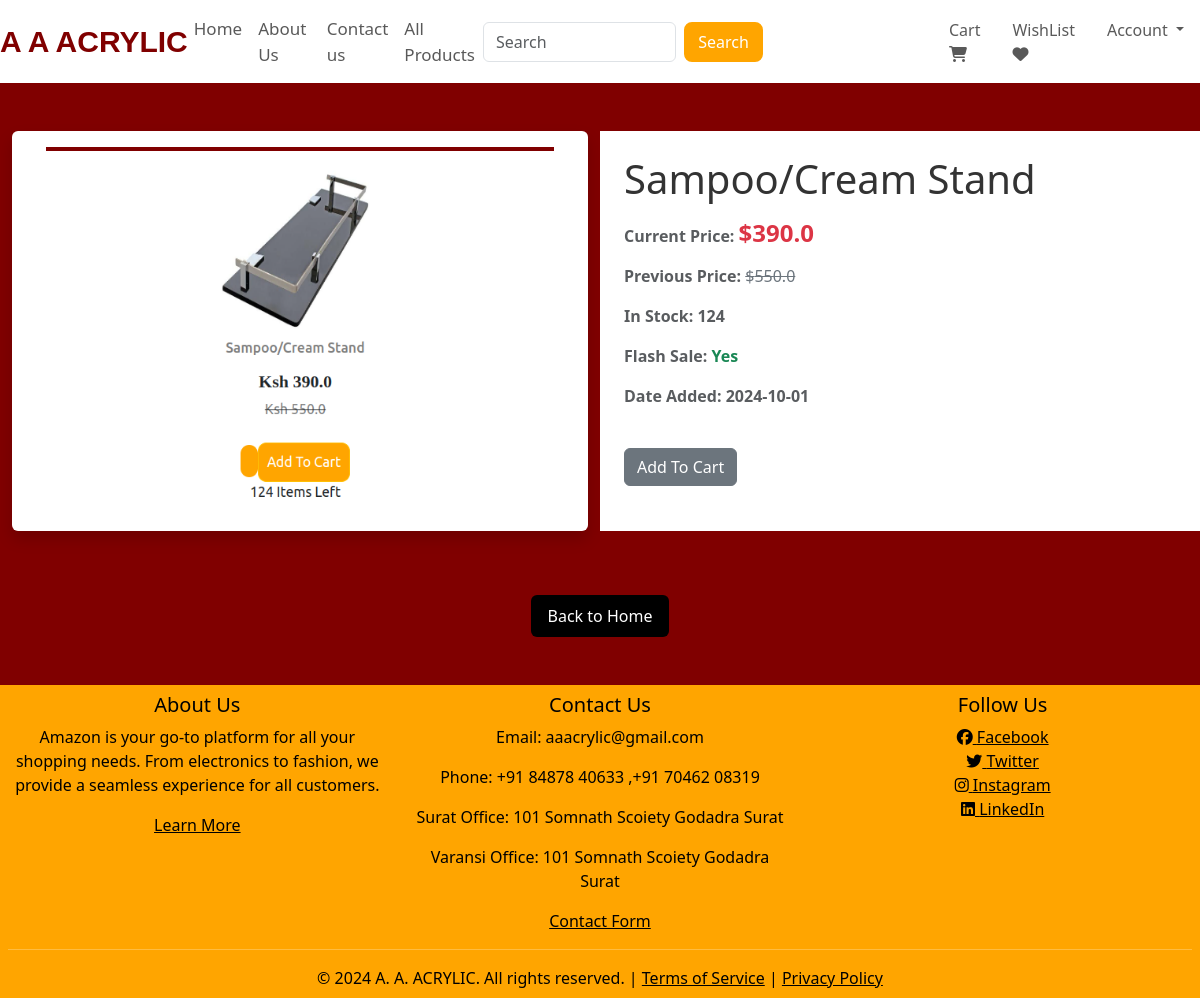
Before: /product/3 with the older database file.
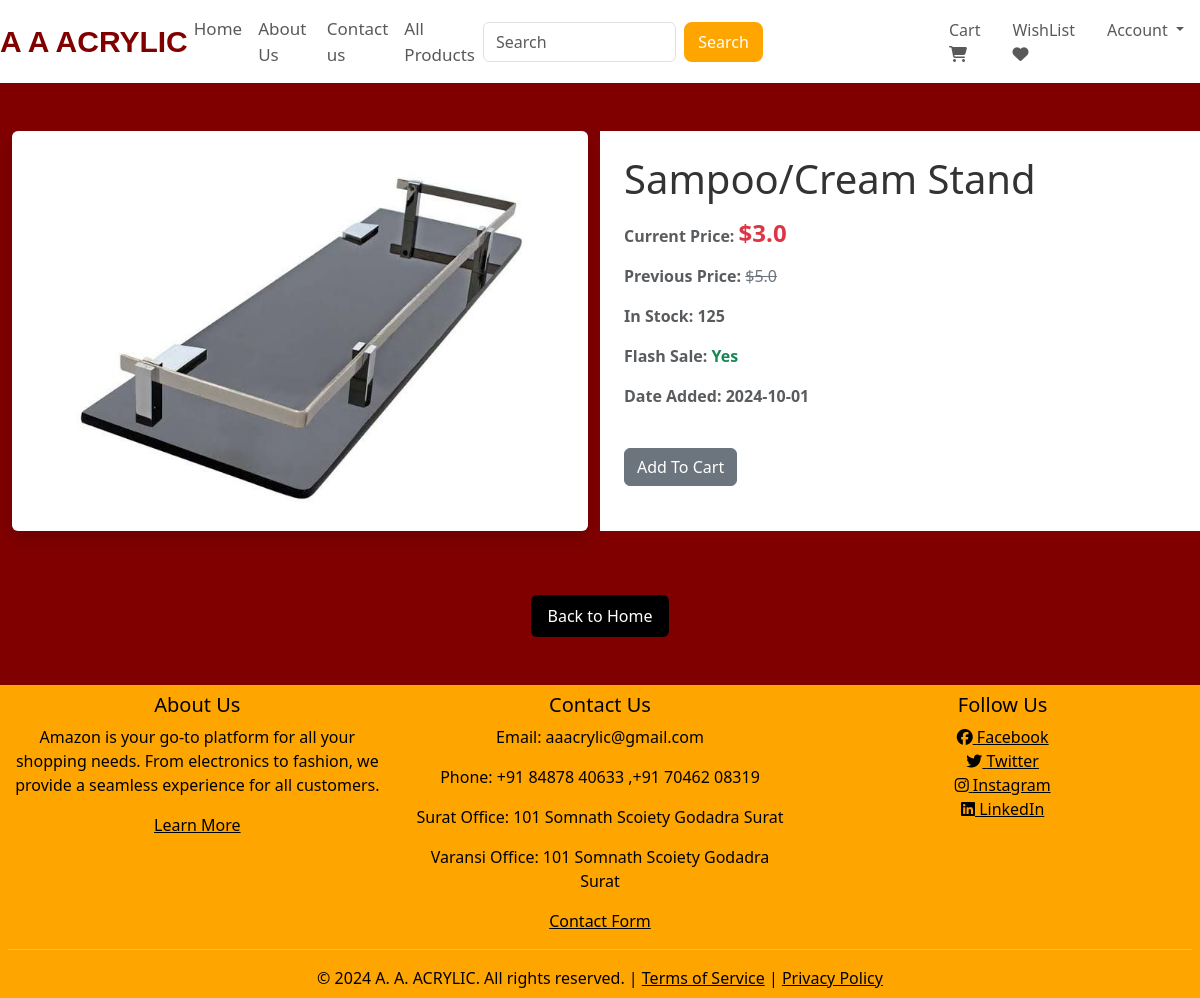
After: the same page with the newer database file.
### website/models.py (models this page shows, shortened)
class Product(db.Model):
    id = db.Column(db.Integer, primary_key=True)
    product_name = db.Column(db.String(100), nullable=False)
    current_price = db.Column(db.Float, nullable=False)
    previous_price = db.Column(db.Float, nullable=False)
    in_stock = db.Column(db.Integer, nullable=False)
    product_picture = db.Column(db.String(1000), nullable=False)
    flash_sale = db.Column(db.Boolean, default=False)
    date_added = db.Column(db.DateTime, default=datetime.utcnow)
    carts = db.relationship('Cart', backref=db.backref('product', lazy=True))
    orders = db.relationship('Order', backref=db.backref('product', lazy=True))

### website/admin.py (the view)
@admin.route('/product/<int:product_id>')
def product_details(product_id):
    items = get_product_by_id(product_id)  # Assuming this still returns a single product
    if not items:
        flash("Product not found.", "danger")
        return redirect(url_for('admin.shop_items'))  # Corrected to point to the right blueprint
    return render_template('product_details.html', items=items)

### website/models.py (called while the page is built)
def get_product_by_id(product_id):
    return Product.query.get(product_id)

### website/templates/product_details.html (shortened to what this page needs)
{% extends 'base.html' %}
{% block body %}
<div class="container my-5">
    <div class="row">
        <div class="col-md-6">
            <div class="bg-white p-3 rounded shadow" style="height: 400px; overflow: hidden;">
                <img src="{{ url_for('admin.get_image', filename=items.product_picture.split('/')[-1]) }}"
                     alt="{{ items.product_name }}"
                     class="img-fluid rounded" style="max-height: 100%; width: 100%; object-fit: contain;">
            </div>
        </div>
        <div class="col-md-6 bg-white text-dark p-4">
            <h1 class="mb-3">{{ items.product_name }}</h1>
            <p class="text-muted">
                <strong>Current Price:</strong>
                <span class="text-danger display-4">${{ items.current_price }}</span>
            </p>
            <p class="text-muted">
                <strong>Previous Price:</strong>
                <span class="text-secondary text-decoration-line-through">${{ items.previous_price }}</span>
            </p>
            <p class="text-muted">
                <strong>In Stock:</strong>
                <span class="font-weight-bold">{{ items.in_stock }}</span>
            </p>
            <p class="text-muted">
                <strong>Flash Sale:</strong>
                <span class="font-weight-bold {{ 'text-success' if items.flash_sale else 'text-danger' }}">
                    {{ 'Yes' if items.flash_sale else 'No' }}
                </span>
            </p>
            <p class="text-muted">
                <strong>Date Added:</strong>
                <span class="font-weight-bold">{{ items.date_added.strftime('%Y-%m-%d') }}</span>
            </p>
            <div class="mt-4">
                <form action="{{ url_for('views.add_to_cart', item_id=items.id) }}" method="POST">
                    <button type="submit" class="btn btn-secondary mt-3">Add To Cart</button>
                </form>
            </div>
        </div>
    </div>
</div>
<div class="text-center mt-3">
    <a href="/" class="btn" style="background-color: black; color: white; padding: 8px 16px;">Back to Home</a>
</div>
{% endblock %}

Changed rows visible on the page:
changed Product "Sampoo/Cream Stand": product_picture: a different picture; current_price "390.0" → "3.0"; previous_price "550.0" → "5.0"; in_stock "124" → "125"
